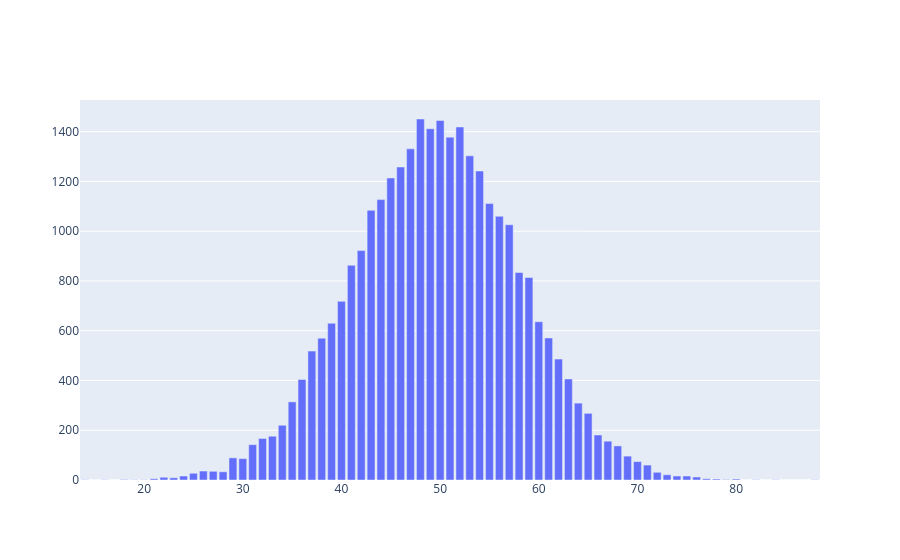

Notebook code for this chart:
### Markdown cell above
---

### Code cell
import random
seqlen = 100
k = 12

positions = []
for _ in range(30000):
    pos = int(random.gauss(seqlen / 2, seqlen / 12))
    pos = max(0, min(seqlen - k, pos)) # make sure pos is within bounds
    positions.append(pos)

plotting.ownPlotlyHist({'gaussian': positions},)

### Figure 1 — Plotly figure (JSON) as saved in the notebook; plotly's stock layout.template omitted (floating-point values rounded to 4 significant figures)
{"data": [{"hovertext": ["bin [14, 15)", "bin [15, 16)", "bin [16, 17)", "bin [17, 18)", "bin [18, 19)", "bin [19, 20)", "bin [20, 21)", "bin [21, 22)", "bin [22, 23)", "bin [23, 24)", "bin [24, 25)", "bin [25, 26)", "bin [26, 27)", "bin [27, 28)", "bin [28, 29)", "bin [29, 30)", "bin [30, 31)", "bin [31, 32)", "bin [32, 33)", "bin [33, 34)", "bin [34, 35)", "bin [35, 36)", "bin [36, 37)", "bin [37, 38)", "bin [38, 39)", "bin [39, 40)", "bin [40, 41)", "bin [41, 42)", "bin [42, 43)", "bin [43, 44)", "bin [44, 45)", "bin [45, 46)", "bin [46, 47)", "bin [47, 48)", "bin [48, 49)", "bin [49, 50)", "bin [50, 51)", "bin [51, 52)", "bin [52, 53)", "bin [53, 54)", "bin [54, 55)", "bin [55, 56)", "bin [56, 57)", "bin [57, 58)", "bin [58, 59)", "bin [59, 60)", "bin [60, 61)", "bin [61, 62)", "bin [62, 63)", "bin [63, 64)", "bin [64, 65)", "bin [65, 66)", "bin [66, 67)", "bin [67, 68)", "bin [68, 69)", "bin [69, 70)", "bin [70, 71)", "bin [71, 72)", "bin [72, 73)", "bin [73, 74)", "bin [74, 75)", "bin [75, 76)", "bin [76, 77)", "bin [77, 78)", "bin [78, 79)", "bin [79, 80)", "bin [80, 81)", "bin [81, 82)", "bin [82, 83)", "bin [83, 84)", "bin [84, 85)", "bin [85, 86)", "bin [86, 87)", "bin [87, 88)", "bin [88, 89)"], "name": "gaussian", "type": "bar", "x": [14, 15, 16, 17, 18, 19, 20, 21, 22, 23, 24, 25, 26, 27, 28, 29, 30, 31, 32, 33, 34, 35, 36, 37, 38, 39, 40, 41, 42, 43, 44, 45, 46, 47, 48, 49, 50, 51, 52, 53, 54, 55, 56, 57, 58, 59, 60, 61, 62, 63, 64, 65, 66, 67, 68, 69, 70, 71, 72, 73, 74, 75, 76, 77, 78, 79, 80, 81, 82, 83, 84, 85, 86, 87, 88], "y": [1, 0, 1, 0, 2, 1, 1, 5, 11, 9, 16, 27, 36, 35, 33, 89, 86, 142, 167, 176, 220, 314, 404, 518, 570, 630, 718, 863, 922, 1084, 1127, 1214, 1258, 1331, 1451, 1412, 1445, 1378, 1419, 1303, 1242, 1111, 1060, 1026, 834, 814, 636, 571, 486, 406, 309, 268, 181, 156, 137, 96, 74, 60, 31, 21, 16, 16, 12, 5, 4, 2, 4, 0, 1, 0, 1, 0, 0, 0, 1]}], "layout": {}}
